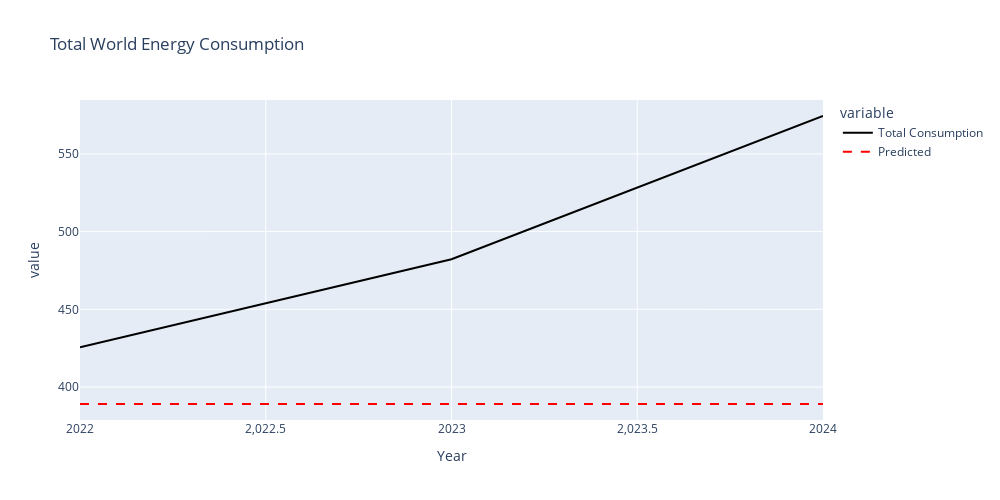

Notebook cell for this chart:
### Code cell
# Plotting the dataset with the Fitted Values from Extra Trees to compare with the Real Values
fig = px.line(comp_et, x= 'Year', y=['Total Consumption','Predicted'], color_discrete_sequence=['black', 'red'], title="Total World Energy Consumption", height=500, width=1000)
# Loop through traces and set dash for 'Fitted'
for trace in fig.data:
    if trace.name == 'Predicted':
        trace.line.dash = 'dash'  # options: dash, dot, dashdot, etc.
fig.show()

### Figure 1 — Plotly figure (JSON) as saved in the notebook; plotly's stock layout.template omitted (floating-point values rounded to 4 significant figures)
{"data": [{"hovertemplate": "variable=Total Consumption<br>Year=%{x}<br>value=%{y}<extra></extra>", "legendgroup": "Total Consumption", "line": {"color": "black", "dash": "solid"}, "marker": {"symbol": "circle"}, "mode": "lines", "name": "Total Consumption", "orientation": "v", "showlegend": true, "type": "scatter", "x": [2022, 2023, 2024], "xaxis": "x", "y": [425.6, 482.2, 574.4], "yaxis": "y"}, {"hovertemplate": "variable=Predicted<br>Year=%{x}<br>value=%{y}<extra></extra>", "legendgroup": "Predicted", "line": {"color": "red", "dash": "dash"}, "marker": {"symbol": "circle"}, "mode": "lines", "name": "Predicted", "orientation": "v", "showlegend": true, "type": "scatter", "x": [2022, 2023, 2024], "xaxis": "x", "y": [389.1, 389.1, 389.1], "yaxis": "y"}], "layout": {"height": 500, "legend": {"title": {"text": "variable"}, "tracegroupgap": 0}, "title": {"text": "Total World Energy Consumption"}, "width": 1000, "xaxis": {"anchor": "y", "domain": [0, 1], "title": {"text": "Year"}}, "yaxis": {"anchor": "x", "domain": [0, 1], "title": {"text": "value"}}}}
